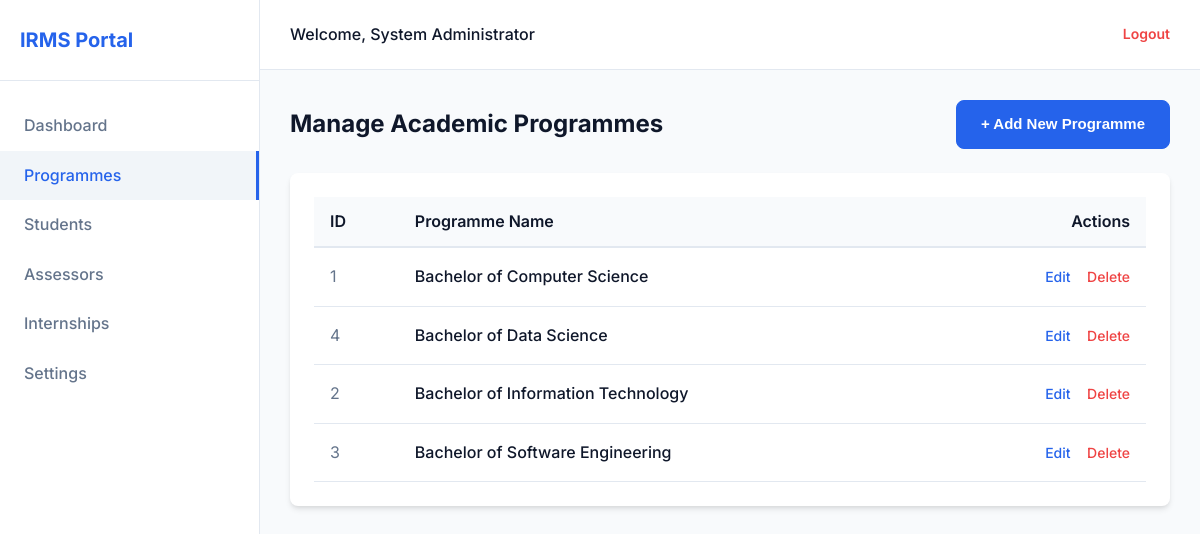
The app's page /admin/programmes.php (signed in) with its own data.
### tables this page shows
CREATE TABLE `programme` (
  `programme_id` int(11) NOT NULL,
  `programme_name` varchar(100) NOT NULL
);

### admin/programmes.php (the view, shortened to what this page needs)
<?php
    include '../config/db.php';
    $result = $conn->query("SELECT * FROM programme ORDER BY programme_name ASC");
?>
<!DOCTYPE html>
<html lang="en">
<head>
    <link rel="stylesheet" href="../assets/css/style.css">
</head>
<body>
    <div class="app-container">
        <?php include '../components/sidebar.php'; ?>
        <main class="main-content">
             <?php include '../components/header.php'; ?>
            <div class="content-area">
                <div class="page-header">
                    <h1 class="page-title">Manage Academic Programmes</h1>
                    <button class="btn btn-primary btn-auto" onclick="document.getElementById('addForm').style.display='block'">+ Add New Programme</button>
                </div>
                <div class="card">
                    <div class="table-responsive">
                        <table class="irms-table">
                            <thead>
                                <tr class="table-header-row">
                                    <th class="table-header-cell">ID</th>
                                    <th class="table-header-cell">Programme Name</th>
                                    <th class="table-header-cell text-right">Actions</th>
                                </tr>
                            </thead>
                            <tbody>
                                <?php if ($result && $result->num_rows > 0): ?>
                                    <?php while ($row = $result->fetch_assoc()): ?>
                                        <tr class="table-body-row">
                                            <td class="table-cell-muted"><?= $row['programme_id'] ?></td>
                                            <td class="table-cell-medium"><?= htmlspecialchars($row['programme_name']) ?></td>
                                            <td class="table-actions-cell">
                                                <a href="?edit_id=<?= $row['programme_id'] ?>" class="action-edit">Edit</a>
                                                <a href="?delete_id=<?= $row['programme_id'] ?>" class="action-revoke" onclick="return confirm('Delete this programme? This cannot be undone if students are enrolled.')">Delete</a>
                                            </td>
                                        </tr>
                                    <?php endwhile; ?>
                                <?php else: ?>
                                    <tr class="table-body-row">
                                        <td colspan="3" class="table-cell text-center">No programmes found.</td>
                                    </tr>
                                <?php endif; ?>
                            </tbody>
                        </table>
                    </div>
                </div>
            </div>
        </main>
    </div>
</body>
</html>

### assets/css/style.css (style rules this page uses)
:root { --primary-color: #2563eb; --primary-hover: #1d4ed8; --bg-color: #f8fafc; --nav-bg: #ffffff; --text-dark: #0f172a; --text-muted: #64748b; --border-color: #e2e8f0; --success-color: #10b981; --warning-color: #f59e0b; --danger-color: #ef4444; --card-shadow: 0 4px 6px -1px rgba(0, 0, 0, 0.1), 0 2px 4px -1px rgba(0, 0, 0, 0.06); --input-focus: 0 0 0 3px rgba(37, 99, 235, 0.2); --border-radius: 8px; --transition: all 0.2s ease-in-out; }
* { margin: 0; padding: 0; box-sizing: border-box; }
body { font-family: 'Inter', -apple-system, BlinkMacSystemFont, 'Segoe UI', Roboto, Oxygen, Ubuntu, Cantarell, sans-serif; background-color: var(--bg-color); color: var(--text-dark); line-height: 1.6; -webkit-font-smoothing: antialiased; }
.btn { display: inline-block; font-weight: 600; text-align: center; white-space: nowrap; vertical-align: middle; user-select: none; border: 1px solid transparent; padding: 12px 24px; font-size: 15px; line-height: 1.5; border-radius: var(--border-radius); transition: var(--transition); cursor: pointer; width: 100%; }
.btn-primary { color: #fff; background-color: var(--primary-color); border-color: var(--primary-color); }
.app-container { display: flex; min-height: 100vh; }
.main-content { flex-grow: 1; display: flex; flex-direction: column; }
.content-area { padding: 30px; flex-grow: 1; background-color: var(--bg-color); }
.page-header { margin-bottom: 24px; display: flex; justify-content: space-between; align-items: center; }
.page-title { font-size: 24px; font-weight: 700; color: var(--text-dark); }
.card { background: #ffffff; border-radius: var(--border-radius); box-shadow: var(--card-shadow); padding: 24px; margin-bottom: 24px; }
.table-responsive { overflow-x: auto; }
.irms-table { width: 100%; border-collapse: collapse; min-width: 600px; }
.table-header-row { background-color: #f8fafc; border-bottom: 2px solid #e2e8f0; text-align: left; }
.table-header-cell { padding: 12px 16px; font-weight: 600; }
.table-body-row { border-bottom: 1px solid #e2e8f0; }
.table-cell-muted { padding: 16px; color: var(--text-muted); }
.table-cell-medium { padding: 16px; font-weight: 500; }
.table-actions-cell { padding: 16px; text-align: right; }
.action-edit { color: var(--primary-color); margin-right: 12px; text-decoration: none; font-size: 14px; font-weight: 500; }
.action-revoke { color: var(--danger-color); text-decoration: none; font-size: 14px; font-weight: 500; }
.text-right { text-align: right; }
.btn-auto { width: auto; }

### records on screen
programme: programme_id "1", programme_name "Bachelor of Computer Science"
programme: programme_id "4", programme_name "Bachelor of Data Science"
programme: programme_id "2", programme_name "Bachelor of Information Technology"
programme: programme_id "3", programme_name "Bachelor of Software Engineering"

### other values on screen
$_SESSION['fullname'] "System Administrator"
